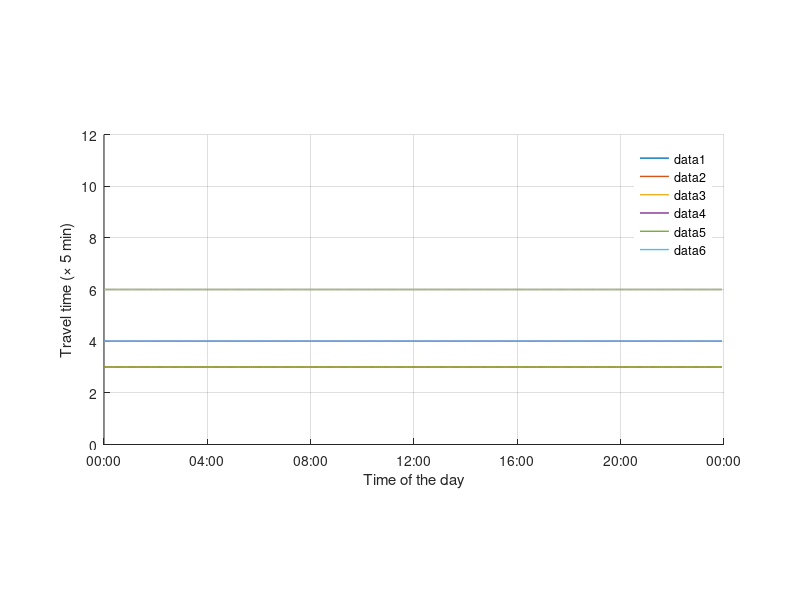

Recreate this plot in MATLAB. (Note: this script raises an error after producing the figure.)
function genTT
% generate travel time data

clear all

% number of nodes
% 1: home
% 2: work
% 3: shopping
I = 3;
H = 288;

% free travel time
freeTime = [
0	6	3
6	0	4
3	4	0
];
capcity = [
-1		1500	1000
1500	-1		1000
1000	1000	-1
];

% parameter for generating flow
m = [
0		1200	1000
1000	0		1000
1000	 100	0
];
b = [
0		480		1080
1140	0		1110
1140	720		0
];
c = [
-1		240		120
240		-1		240
120		180		-1
];

% traffic flow
t = 0:5:1439;
pdf = @(m_, b_, c_) m_./( ( (t-b_)./c_ ).^2 + 1 );

% BPR function
bpr = @(x, k, t0) t0;

whos
figure
hold on
grid on
box off

travelTime = zeros(length(t), I, I, 'int32');
for i = 1:I
	for j = 1:I
		if freeTime(i,j) == 0
			continue
		end
		ff = pdf(m(i,j), b(i,j), c(i,j));
		tt = bpr(ff, capcity(i,j), freeTime(i,j));
		travelTime(:,i,j) = int8(tt(:));
		plot(t/1440.0, travelTime(:,i,j), 'LineWidth', 1)
	end
end

set(gca, 'XTick', .0:1.0/6.0:1.0);
datetick('x', 'HH:MM', 'keepticks');
pbaspect([2 1 1])
xlabel('Time of the day')
ylabel('Travel time (\times 5 min)')
axis([.0 1.0 0.0 12])
pbaspect([2 1 1])
legend('boxoff')
% export_fig('FIGURES/travel_time', '-pdf')

fprintf('save travel time\n')
save 'DATA/TT.mat' travelTime
fprintf('export the data as .dat\n')
fid = fopen('DATA/TT.dat', 'W');
exportParam(fid, 'travelTime', travelTime, 0, 1, 1);
fclose(fid);
